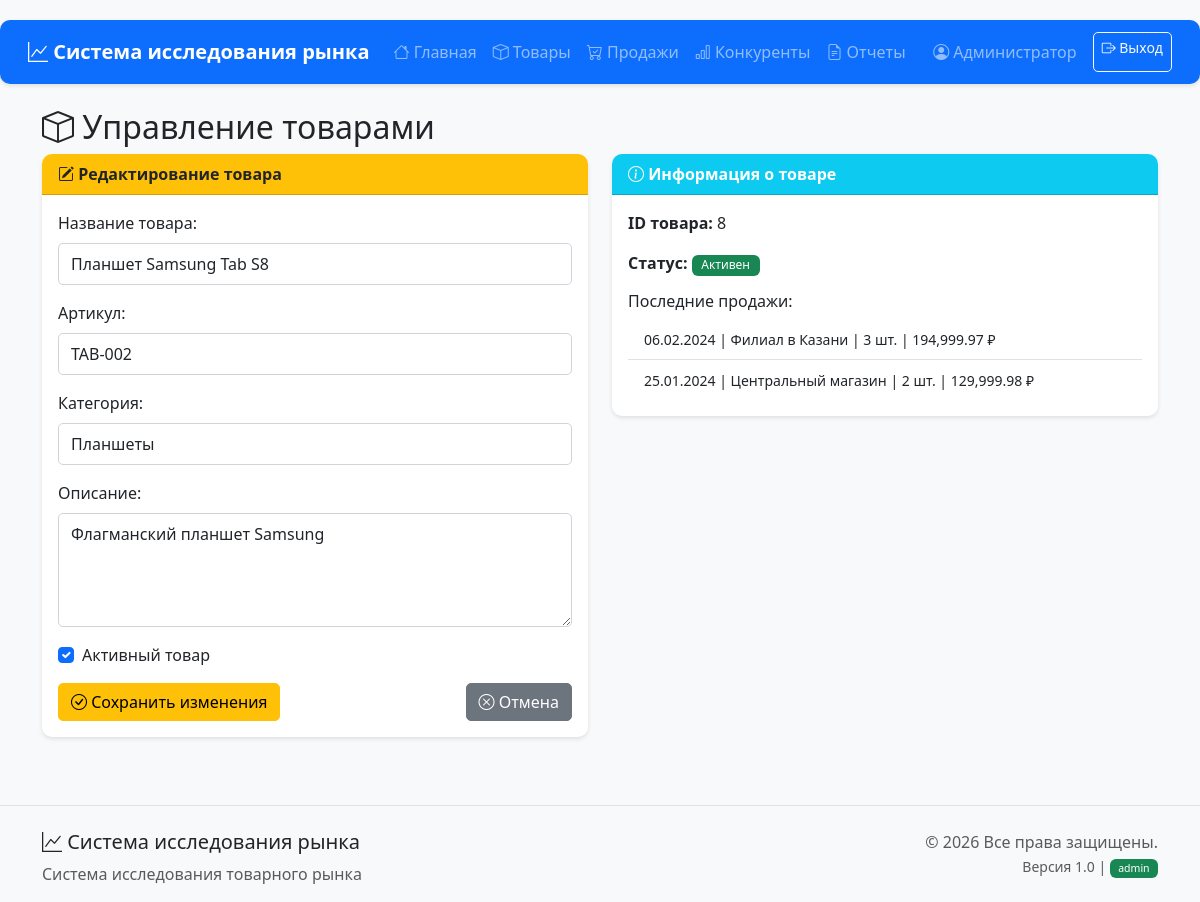
/products.php?action=edit&id=8 (signed in), run on the app's committed database.
### tables this page shows
CREATE TABLE `products` (
  `id` int(11) NOT NULL,
  `name` varchar(200) NOT NULL,
  `internal_code` varchar(50) DEFAULT NULL,
  `category` varchar(100) DEFAULT NULL,
  `description` text DEFAULT NULL,
  `is_active` tinyint(1) DEFAULT 1
);

CREATE TABLE `sales` (
  `id` int(11) NOT NULL,
  `subdivision_id` int(11) NOT NULL,
  `product_id` int(11) NOT NULL,
  `sale_date` date NOT NULL,
  `quantity` int(11) NOT NULL CHECK (`quantity` > 0),
  `total_amount` decimal(12,2) NOT NULL
);

CREATE TABLE `subdivisions` (
  `id` int(11) NOT NULL,
  `name` varchar(100) NOT NULL,
  `city` varchar(50) NOT NULL,
  `address` text DEFAULT NULL,
  `is_active` tinyint(1) DEFAULT 1
);

### products.php (the view, shortened to what this page needs)
<?php
require_once 'config.php';
$conn = getConnection();
$action = isset($_GET['action']) ? $_GET['action'] : '';
$id = isset($_GET['id']) ? intval($_GET['id']) : 0;
$product = null;
if ($action == 'edit' && $id > 0) {
    $sql = "SELECT * FROM products WHERE id = ?";
    $stmt = $conn->prepare($sql);
    $stmt->bind_param("i", $id);
    $stmt->execute();
    $result = $stmt->get_result();
    if ($result->num_rows === 1) {
        $product = $result->fetch_assoc();
    } else {
        $message = '<div class="alert alert-danger">Товар не найден</div>';
    }
}
?>
<div class="container mt-4">
    <h2><i class="bi bi-box"></i> Управление товарами</h2>
    <?php if ($action == 'edit' && $product): ?>
    <div class="row">
        <div class="col-md-6">
            <div class="card">
                <div class="card-header bg-warning text-dark">
                    <i class="bi bi-pencil-square"></i> Редактирование товара
                </div>
                <div class="card-body">
                    <?php if (canEdit()): ?>
                    <form method="POST" action="?action=edit&id=<?php echo $id; ?>">
                        <div class="mb-3">
                            <label class="form-label">Название товара:</label>
                            <input type="text" name="name" class="form-control"
                                   value="<?php echo htmlspecialchars($product['name']); ?>" required>
                        </div>
                        <div class="mb-3">
                            <label class="form-label">Артикул:</label>
                            <input type="text" name="internal_code" class="form-control"
                                   value="<?php echo htmlspecialchars($product['internal_code']); ?>">
                        </div>
                        <div class="mb-3">
                            <label class="form-label">Категория:</label>
                            <input type="text" name="category" class="form-control"
                                   value="<?php echo htmlspecialchars($product['category']); ?>">
                        </div>
                        <div class="mb-3">
                            <label class="form-label">Описание:</label>
                            <textarea name="description" class="form-control" rows="4"><?php echo htmlspecialchars($product['description']); ?></textarea>
                        </div>
                        <div class="mb-3 form-check">
                            <input type="checkbox" name="is_active" class="form-check-input" id="is_active"
                                <?php echo $product['is_active'] ? 'checked' : ''; ?>>
                            <label class="form-check-label" for="is_active">Активный товар</label>
                        </div>
                        <div class="d-grid gap-2 d-md-flex justify-content-md-between">
                            <button type="submit" class="btn btn-warning">
                                <i class="bi bi-check-circle"></i> Сохранить изменения
                            </button>
                            <a href="products.php" class="btn btn-secondary">
                                <i class="bi bi-x-circle"></i> Отмена
                            </a>
                        </div>
                    </form>
                    <?php else: ?>
                    <div class="alert alert-warning">
                        <i class="bi bi-shield-lock"></i> Недостаточно прав для редактирования товаров.
                    </div>
                    <?php endif; ?>
                </div>
            </div>
        </div>
        <div class="col-md-6">
            <div class="card">
                <div class="card-header bg-info text-white">
                    <i class="bi bi-info-circle"></i> Информация о товаре
                </div>
                <div class="card-body">
                    <p><strong>ID товара:</strong> <?php echo $product['id']; ?></p>
                    <p><strong>Статус:</strong>
                        <span class="badge bg-<?php echo $product['is_active'] ? 'success' : 'danger'; ?>">
                            <?php echo $product['is_active'] ? 'Активен' : 'Неактивен'; ?>
                        </span>
                    </p>
                    <h6>Последние продажи:</h6>
                    <?php
                    $sql = "SELECT s.sale_date, s.quantity, s.total_amount, sub.name as subdivision_name
                            FROM sales s
                            JOIN subdivisions sub ON s.subdivision_id = sub.id
                            WHERE s.product_id = ?
                            ORDER BY s.sale_date DESC
                            LIMIT 5";
                    $stmt = $conn->prepare($sql);
                    $stmt->bind_param("i", $id);
                    $stmt->execute();
                    $sales_result = $stmt->get_result();
                    if ($sales_result->num_rows > 0): ?>
                        <ul class="list-group list-group-flush">
                        <?php while ($sale = $sales_result->fetch_assoc()): ?>
                            <li class="list-group-item">
                                <small>
                                    <?php echo date('d.m.Y', strtotime($sale['sale_date'])); ?> |
                                    <?php echo $sale['subdivision_name']; ?> |
                                    <?php echo $sale['quantity']; ?> шт. |
                                    <?php echo number_format($sale['total_amount'], 2); ?> ₽
                                </small>
                            </li>
                        <?php endwhile; ?>
                        </ul>
                    <?php else: ?>
                        <p class="text-muted">Нет данных о продажах</p>
                    <?php endif; ?>
                </div>
            </div>
        </div>
    </div>
    <?php endif; ?>
</div>

### style.css (style rules this page uses)
body { padding-top: 20px; background-color: #f8f9fa; font-family: 'Segoe UI', Tahoma, Geneva, Verdana, sans-serif; }
.card { margin-bottom: 20px; box-shadow: 0 2px 4px rgba(0,0,0,.1); border: none; border-radius: 10px; transition: transform 0.2s; }
.card-header { border-radius: 10px 10px 0 0 !important; font-weight: 600; }
.btn { border-radius: 5px; font-weight: 500; }
.badge { font-weight: 500; padding: 0.4em 0.8em; }
.form-control, .form-select { border-radius: 5px; border: 1px solid #ced4da; padding: 0.5rem 0.75rem; }

### data on the page
products: name "Планшет Samsung Tab S8", internal_code "TAB-002", category "Планшеты", description "Флагманский планшет Samsung", is_active "☑", id "8"
sales: sale_date "06.02.2024", subdivision.name "Филиал в Казани", quantity "3", total_amount "194,999.97"
sales: sale_date "25.01.2024", subdivision.name "Центральный магазин", quantity "2", total_amount "129,999.98"

### other printed values
SITE_NAME "Система исследования рынка"
$_SESSION['full_name'] "Администратор"
$_SESSION['username'] "admin"
